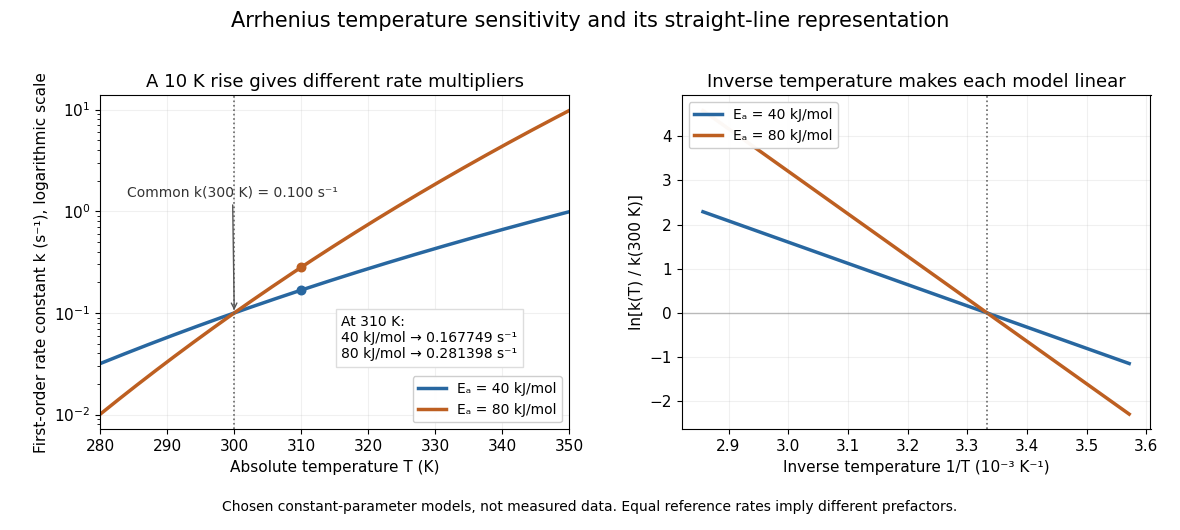

Python code for this plot:
"""Plot two constant-parameter Arrhenius models and their linear transforms.

Writes its PNG to the current working directory. Curves are exact teaching
models, not experimental observations. Each is anchored at k(300 K)=0.1/s,
so the two pre-exponential factors are different.
"""

from pathlib import Path

import matplotlib.pyplot as plt
import numpy as np

R = 8.31446261815324
REFERENCE_TEMPERATURE = 300.0
REFERENCE_RATE = 0.1


def log_relative_rate(temperature, activation_energy):
    return activation_energy / R * (
        1 / REFERENCE_TEMPERATURE - 1 / np.asarray(temperature)
    )


def main():
    plt.rcParams.update({"font.size": 11, "axes.titlesize": 13})
    temperature = np.linspace(280, 350, 1401)
    fig, axes = plt.subplots(1, 2, figsize=(11.8, 5.3), dpi=100)
    for energy, color in [(40000.0, "#2867a0"), (80000.0, "#bd5f21")]:
        log_ratio = log_relative_rate(temperature, energy)
        label = f"Eₐ = {energy / 1000:g} kJ/mol"
        axes[0].semilogy(temperature, REFERENCE_RATE * np.exp(log_ratio),
                         color=color, linewidth=2.5, label=label)
        axes[1].plot(1000 / temperature, log_ratio, color=color,
                     linewidth=2.5, label=label)
        rate310 = REFERENCE_RATE * np.exp(log_relative_rate(310, energy))
        axes[0].scatter([310], [rate310], s=38, color=color, zorder=4)
    axes[0].set_title("A 10 K rise gives different rate multipliers")
    axes[0].set_xlabel("Absolute temperature T (K)")
    axes[0].set_ylabel("First-order rate constant k (s⁻¹), logarithmic scale")
    axes[0].set_xlim(280, 350)
    axes[0].axvline(300, color="#666666", linestyle=":", linewidth=1.2)
    axes[0].annotate("Common k(300 K) = 0.100 s⁻¹",
                     xy=(300, 0.1), xytext=(284, 1.4),
                     arrowprops={"arrowstyle": "->", "color": "#555555"},
                     fontsize=10, color="#333333")
    axes[0].text(316, 0.036, "At 310 K:\n40 kJ/mol → 0.167749 s⁻¹\n"
                 "80 kJ/mol → 0.281398 s⁻¹",
                 fontsize=10, bbox={"facecolor": "white", "edgecolor": "#dddddd"})
    axes[1].set_title("Inverse temperature makes each model linear")
    axes[1].set_xlabel("Inverse temperature 1/T (10⁻³ K⁻¹)")
    axes[1].set_ylabel("ln[k(T) / k(300 K)]")
    axes[1].axhline(0, color="#777777", linewidth=1, alpha=0.45)
    axes[1].axvline(1000 / 300, color="#666666", linestyle=":", linewidth=1.2)
    for ax in axes:
        ax.grid(alpha=0.18)
        ax.legend(loc="upper left", fontsize=10, framealpha=0.96)
    axes[0].legend(loc="lower right", fontsize=10, framealpha=0.96)
    fig.suptitle("Arrhenius temperature sensitivity and its straight-line representation",
                 fontsize=15, y=0.98)
    fig.text(0.5, 0.035,
             "Chosen constant-parameter models, not measured data. "
             "Equal reference rates imply different prefactors.",
             ha="center", fontsize=10)
    fig.subplots_adjust(left=0.085, right=0.975, top=0.82, bottom=0.19, wspace=0.24)
    fig.savefig(Path.cwd() / (Path(__file__).stem + ".png"),
                facecolor="white", transparent=False)
    plt.close(fig)


if __name__ == "__main__":
    main()
